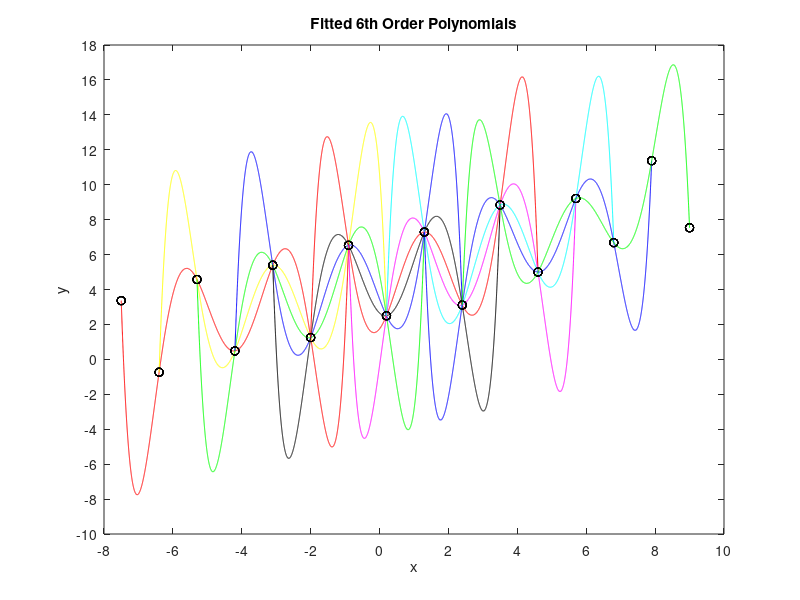
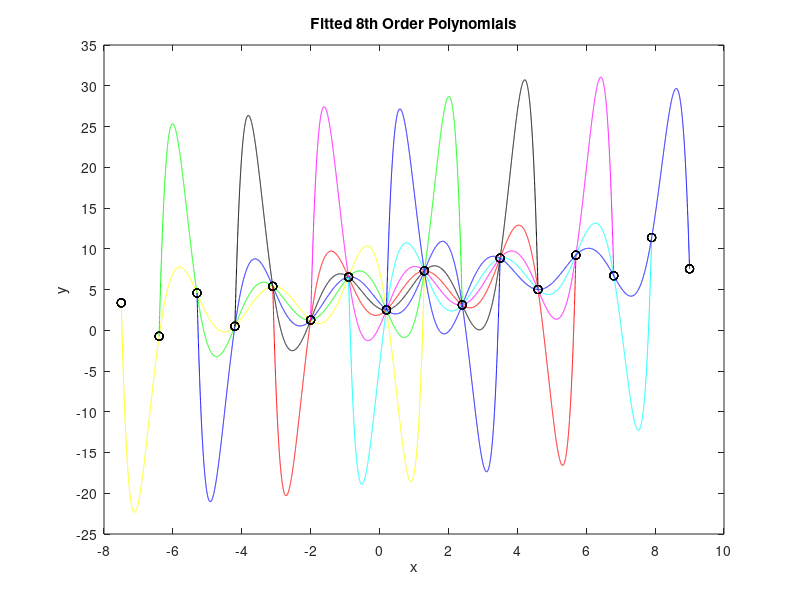
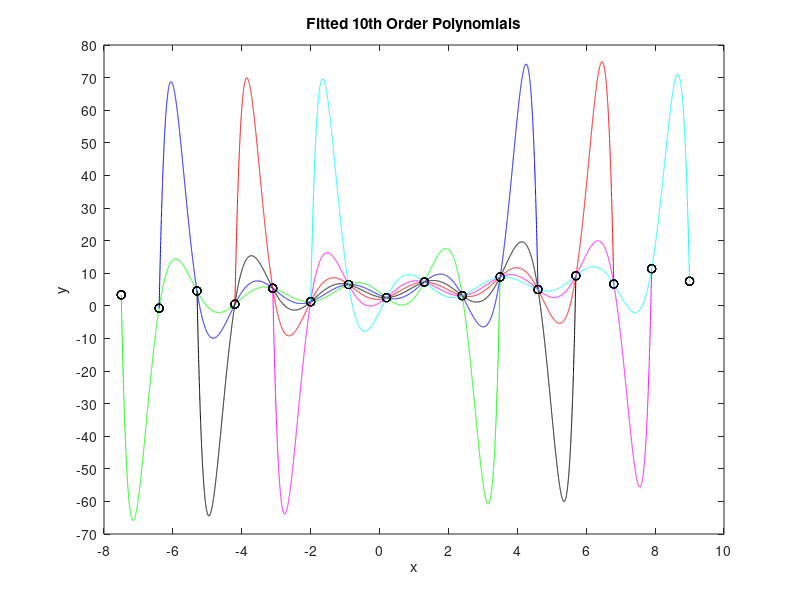
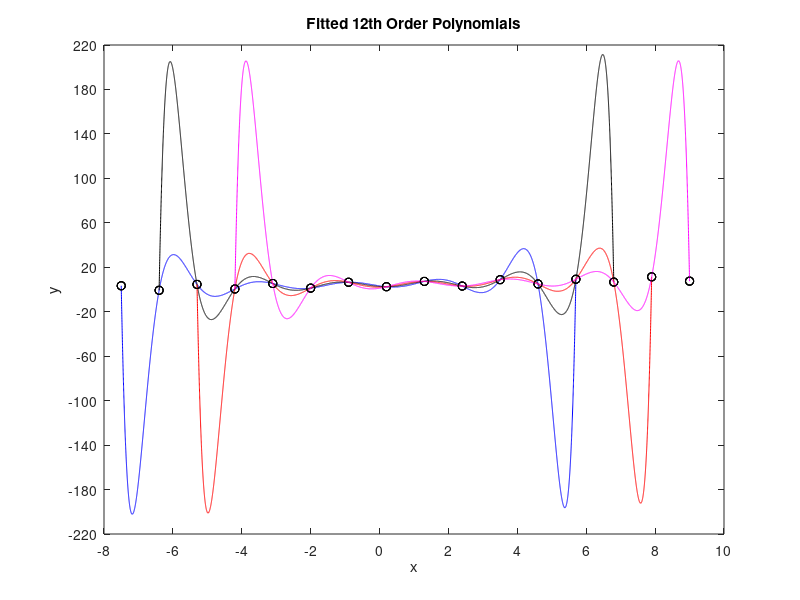

These charts were generated, in order, by the following MATLAB code:
% John Luke Denny
% CSC 2262
% cs226224
% Lab 9a

%Reads a data file and plots various degree order polynomials

[xd, yd] = textread('Lab9a.dat');

n = length(xd);

color = ['r', 'y', 'g', 'b', 'k', 'r', 'm', 'c', 'b', 'g'];

figure(1);
hold on;
box on;
for(k = 4:n-3)

xd7=[xd(k-3) xd(k-2) xd(k-1) xd(k) xd(k+1) xd(k+2) xd(k+3)];
yd7=[yd(k-3) yd(k-2) yd(k-1) yd(k) yd(k+1) yd(k+2) yd(k+3)];

c6 = polyfit( xd7, yd7, 6 );
x = xd(k-3) : .001 : xd(k+3);
y6 = polyval( c6, x );

plot( x, y6, color(k-3), xd, yd, 'ko' );
axis([-8 10 -10 18]);

set(gca,'xtick',-8:2:10);
set(gca,'ytick',-10:2:18);

xlabel('x');
ylabel('y');

title('Fitted 6th Order Polynomials');

end

figure(2);
hold on;
box on;
for(k = 5:n-4)

xd9 = [ xd(k-4) xd(k-3) xd(k-2) xd(k-1) xd(k) xd(k+1) xd(k+2) xd(k+3) xd(k+4)];
yd9 = [ yd(k-4) yd(k-3) yd(k-2) yd(k-1) yd(k) yd(k+1) yd(k+2) yd(k+3) yd(k+4)];

c8 = polyfit( xd9, yd9, 8 );
x = xd(k-4) : .001 : xd(k+4);
y8 = polyval( c8, x );

plot( x, y8, color(k-3), xd, yd, 'ko' );
axis([-8 10 -25 35]);

set(gca,'xtick',-8:2:10);
set(gca,'ytick',-25:5:35);

xlabel('x');
ylabel('y');

title('Fitted 8th Order Polynomials');

end

figure(3);
hold on;
box on;
for(k = 6:n-5)

xd11 = [ xd(k-5) xd(k-4) xd(k-3) xd(k-2) xd(k-1) xd(k) xd(k+1) xd(k+2) xd(k+3) xd(k+4) xd(k+5)];
yd11 = [ yd(k-5) yd(k-4) yd(k-3) yd(k-2) yd(k-1) yd(k) yd(k+1) yd(k+2) yd(k+3) yd(k+4) yd(k+5)];

c10 = polyfit( xd11, yd11, 10 );
x = xd(k-5) : .001 : xd(k+5);
y10 = polyval( c10, x );

plot( x, y10, color(k-3), xd, yd, 'ko' );
axis([-8 10 -70 80]);

set(gca,'xtick',-8:2:10);
set(gca,'ytick',-70:10:80);

xlabel('x');
ylabel('y');

title('Fitted 10th Order Polynomials');

end

figure(4);
hold on;
box on;
for(k = 7:n-6)

xd13 = [ xd(k-6) xd(k-5) xd(k-4) xd(k-3) xd(k-2) xd(k-1) xd(k) xd(k+1) xd(k+2) xd(k+3) xd(k+4) xd(k+5) xd(k+6)];
yd13 = [ yd(k-6) yd(k-5) yd(k-4) yd(k-3) yd(k-2) yd(k-1) yd(k) yd(k+1) yd(k+2) yd(k+3) yd(k+4) yd(k+5) yd(k+6)];

c12 = polyfit( xd13, yd13, 12 );
x = xd(k-6) : .001 : xd(k+6);
y12 = polyval( c12, x );

plot( x, y12, color(k-3), xd, yd, 'ko' );
axis([-8 10 -220 220]);

set(gca,'xtick',-8:2:10);
set(gca,'ytick',-220:40:220);

xlabel('x');
ylabel('y');

title('Fitted 12th Order Polynomials');

end